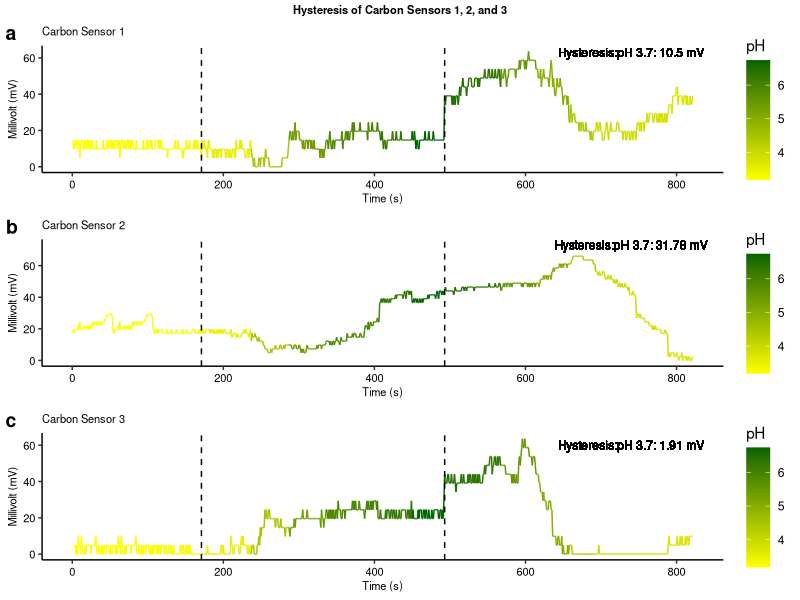
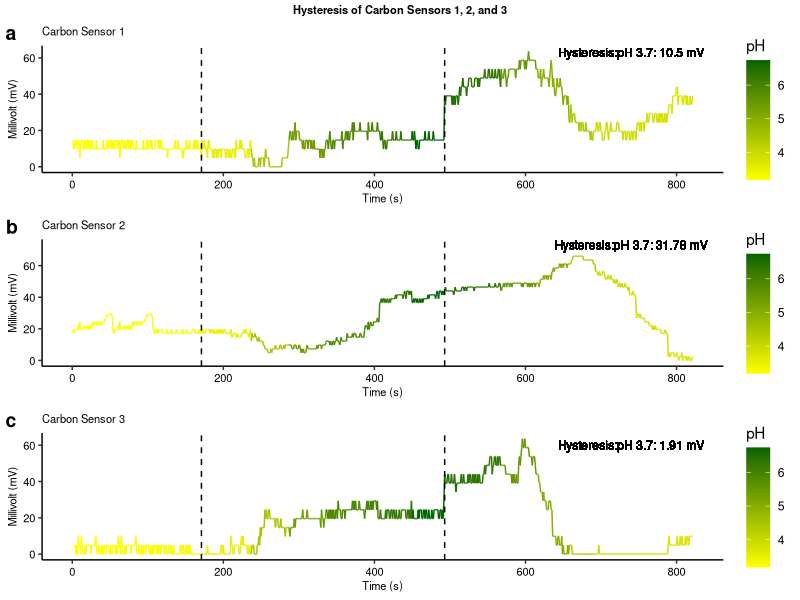
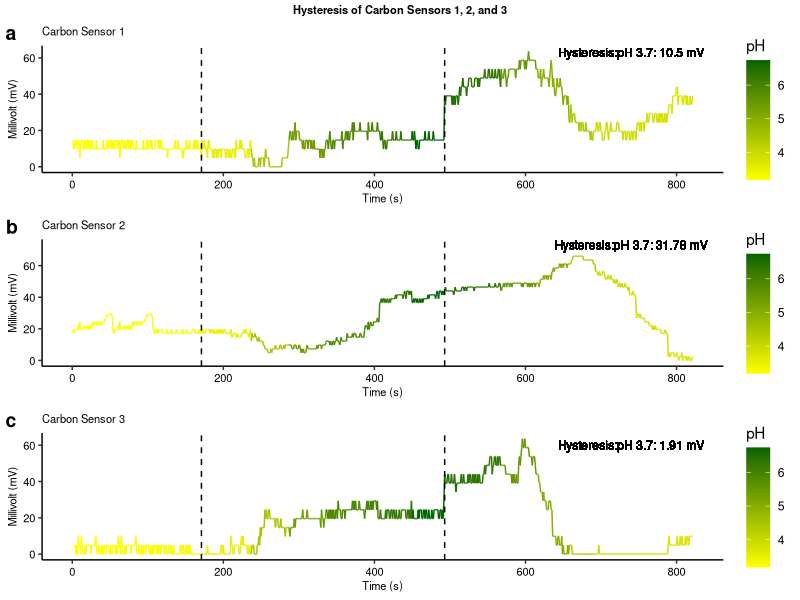

The R script that drew these images, in order:
## ---- chunk 1
#Note, message=FALSE since a number of these packages have the same named functions.
library(readxl) #needed for loading xlsx file
library(dplyr) #Has select function
library(ggplot2) #Required for graphing
library(ggpubr) #Has gg arrange function
## ---- chunk 2
ph <- read_excel("Fig4-Hysteresis.xlsx",sheet = 2, col_types = c("numeric", "numeric","numeric","numeric","numeric")) #load data and define column type, all five columns are numeric
## ---- chunk 3
sensor1 <- ph %>% select(1,2,3) #select columns 1, 2, and 3 (where sensor 1 mV values are)
sensor2 <- ph %>% select(1,2,4) #select columns 1, 2, and 4 (where sensor 2 mV values are)
sensor3 <- ph %>% select(1,2,5) #select columns 1, 2, and 5 (where sensor 3 mV values are

sensor2[4] <- (-sensor2[3]+max(sensor2[3]))/2  #Carbon sensor 2 had reverse wiring so - inverse transformed mV to create a new column sensor2[4]. Formaula:(- negative mV + max mV) / 2

colnames(sensor1) <- c("Time","pH","mV") #set column names
colnames(sensor2) <- c("Time","pH","mV", "mV.transform") #set column names
colnames(sensor3) <- c("Time","pH","mV") #set column names
## ---- chunk 4
Sensor1_First<-filter(sensor1, pH == 3.52) # Filter ph table with rows with pH:3.52 (171-236s) 
Sensor1_Second<-filter(sensor1, pH == 3.94) # Filter ph table with rows with pH 3.94 (Time 693-746s)

Sensor2_First<-filter(sensor2, pH == 3.52) # Filter sensor 2 table with rows with pH:3.52 (171-236s) 
Sensor2_Second<-filter(sensor2, pH == 3.94) # Filter sensor 2 table with rows with pH 3.94 (693-746s)

Sensor3_First<-filter(sensor3, pH == 3.52) # Filter ph table with rows with pH:3.52 (171-236s) 
Sensor3_Second<-filter(sensor3, pH == 3.94) # Filter ph table with rows with pH 3.94 (Time 693-746s)

Hysteresis_Sensor1<-(abs((mean(Sensor1_First$mV)) - (mean(Sensor1_Second$mV)))) #For Sensor 1 (Sensor.1 column) output the difference in mean mV between pH3.52 and pH3.94 and use the abs function to transform negative to positive value if needed.
Hysteresis_Sensor1<-round(Hysteresis_Sensor1, digits=2) #Round to 2 decimal points

Hysteresis_Sensor2<-(abs((mean(Sensor2_First$mV.transform)) - (mean(Sensor2_Second$mV.transform)))) #For Sensor 2 (mV.transform) output the difference in mean mV between pH3.52 and pH3.74 and use the abs function to transform negative to positive value if needed.
Hysteresis_Sensor2<-round(Hysteresis_Sensor2, digits=2) #Round to 2 decimal points

Hysteresis_Sensor3<-(abs((mean(Sensor3_First$mV)) - (mean(Sensor3_Second$mV)))) #For Sensor 3 (Sensor.3 column) output the difference in mean mV between pH3.52 and pH3.74 and use the abs function to transform negative to positive value if needed.
Hysteresis_Sensor3<-round(Hysteresis_Sensor3, digits=2) #Round to 2 decimal points
## ---- chunk 5
carbonsensor1 <- ggplot(sensor1, aes(x=Time, y=mV, color=pH)) +
  geom_line() +
  labs(title="Carbon Sensor 1", x="Time (s)", y = "Millivolt (mV)") + #Setting title and axis
  theme_classic() + #setting theme
  geom_text(aes(x = 740, y = 63, label=paste ("Hysteresis:pH 3.7:", Hysteresis_Sensor1, "mV")), colour="black", size = 3) + #adding in hysteresis value and text
  scale_color_gradient(low = "yellow", high = "darkgreen") + #colour gradient
  geom_vline(xintercept = 171, linetype="dashed", color = "black", size=0.5) + #adding in a dashed line at 171s (where pH was increased)
  geom_vline(xintercept = 493, linetype="dashed", color = "black", size=0.5) + #adding in a dashed line at 493s (where pH was decreased)
  theme(plot.title = element_text(color="black", size=8)) + # change title font size
  theme(axis.text.x = element_text(size=8, color="black"))+ # x axis font size and color
  theme(axis.text.y = element_text(size=8, color="black")) # y axis font size and color
  carbonsensor1<-carbonsensor1+theme(axis.title.x = element_text(size=8, color="black")) #changing x axis label font size and color
  carbonsensor1<-carbonsensor1+theme(axis.title.y = element_text(size=8, color="black")) #changing x axis label font size and color

carbonsensor2 <- ggplot(sensor2, aes(x=Time, y=mV.transform, color=pH)) +
  geom_line() + #setting theme
  labs(title="Carbon Sensor 2", x="Time (s)", y = "Millivolt (mV)") + #Setting title and axis
  theme_classic() +
  geom_text(aes(x = 740, y = 73, label=paste ("Hysteresis:pH 3.7:", Hysteresis_Sensor2, "mV")), colour="black", size = 3) + #adding in hysteresis value and text
  scale_color_gradient(low = "yellow", high = "darkgreen") + #colour gradient
  geom_vline(xintercept = 171, linetype="dashed", color = "black", size=0.5) + #adding in a dashed line at 171s (where pH was increased)
  geom_vline(xintercept = 493, linetype="dashed", color = "black", size=0.5) + #adding in a dashed line at 493s (where pH was decreased)
  theme(plot.title = element_text(color="black", size=8)) + # change title font size
  theme(axis.text.x = element_text(size=8, color="black"))+ # x axis font size and color
  theme(axis.text.y = element_text(size=8, color="black"))  # y axis font size and color
  carbonsensor2<-carbonsensor2+theme(axis.title.x = element_text(size=8, color="black")) #changing x axis label font size and color
  carbonsensor2<-carbonsensor2+theme(axis.title.y = element_text(size=8, color="black")) #changing x axis label font size and color

carbonsensor3 <- ggplot(sensor3, aes(x=Time, y=mV, color=pH)) +
  geom_line() +
  labs(title="Carbon Sensor 3", x="Time (s)", y = "Millivolt (mV)") + #Setting title and axis
  theme_classic() + #setting theme
  geom_text(aes(x = 740, y = 60, label=paste ("Hysteresis:pH 3.7:", Hysteresis_Sensor3, "mV")), colour="black", size = 3) + #adding in hysteresis value and text
  scale_color_gradient(low = "yellow", high = "darkgreen") + #colour gradient
  geom_vline(xintercept = 171, linetype="dashed", color = "black", size=0.5) + #adding in a dashed line at 171s (where pH was increased)
  geom_vline(xintercept = 493, linetype="dashed", color = "black", size=0.5) + #adding in a dashed line at 493s (where pH was decreased)
  theme(plot.title = element_text(color="black", size=8)) + # change title font size
  theme(axis.text.x = element_text(size=8, color="black"))+ # x axis font size and color
  theme(axis.text.y = element_text(size=8, color="black")) # y axis font size and color
  carbonsensor3<-carbonsensor3+theme(axis.title.x = element_text(size=8, color="black")) #changing x axis label font size and color
  carbonsensor3<-carbonsensor3+theme(axis.title.y = element_text(size=8, color="black")) #changing x axis label font size and color
## ---- chunk 6
Fig4 <- ggarrange(carbonsensor1, carbonsensor2, carbonsensor3, labels = c("a", "b", "c"), ncol = 1, nrow = 3)
Fig4 <- annotate_figure(Fig4, top = text_grob("Hysteresis of Carbon Sensors 1, 2, and 3", color = "black", face = "bold", size = 8)) #Adding a main title above the panels
Fig4
## ---- chunk 7
ggsave(file="Fig4-Hysteresis.tiff", plot=Fig4, units="cm", width=18, height=12, compression='lzw')
ggsave(file="Fig4-Hysteresis.pdf", plot=Fig4, units="cm", width=18, height=12)
